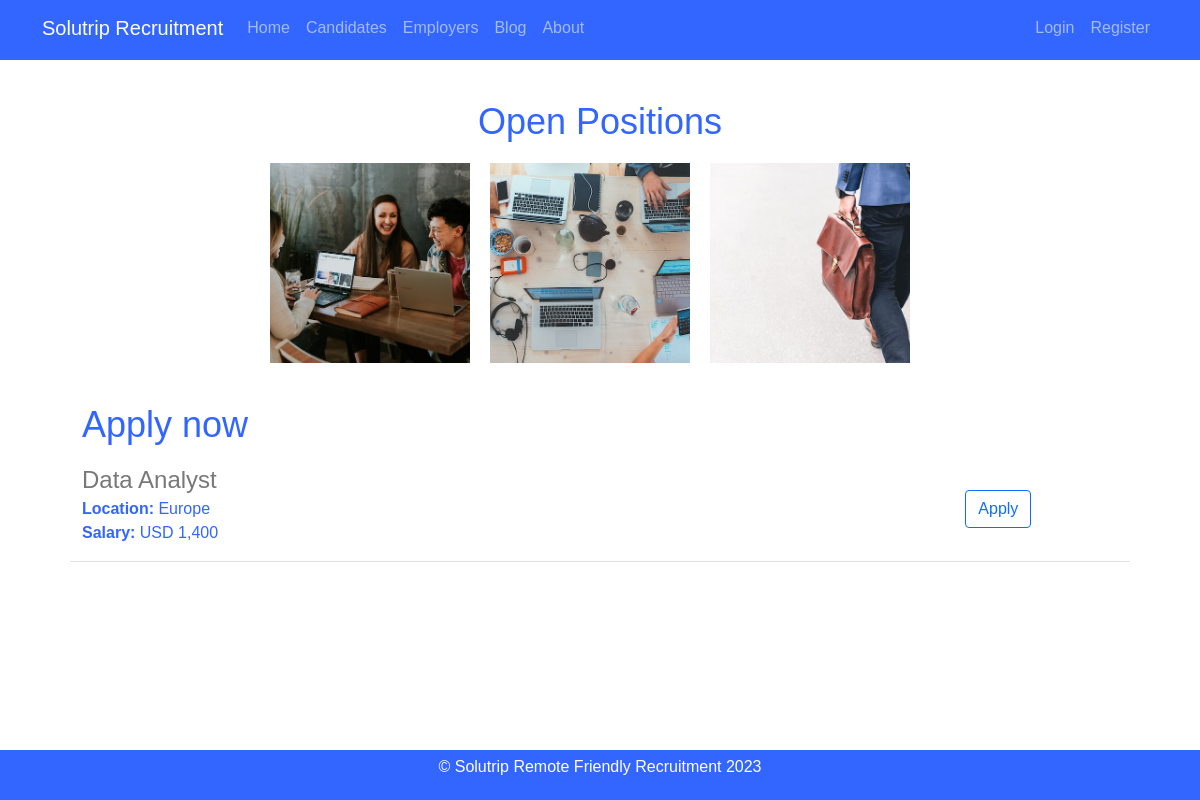
The page /candidates on the database its author committed.
### Solutrip_app/models.py (models this page shows)
class Jobs(db.Model):
    id = db.Column (db.Integer, primary_key=True)
    title = db.Column(db.String(60), nullable=False)
    location = db.Column(db.String(60), nullable=False)
    salary = db.Column(db.String(60), nullable=False)
    description = db.Column(db.Text, nullable=False)
    requirements= db.Column(db.Text, nullable=False)
    qualifications= db.Column(db.Text, nullable=False)
    company_id = db.Column(db.Integer, db.ForeignKey('company.id'), nullable=False)

### Solutrip_app/routes.py (the view)
@app.route("/candidates")
def candidates():
    jobs = Jobs.query.all()
    return render_template("candidates.html", jobs = jobs, title="Jobs")

### Solutrip_app/templates/candidates.html
{% extends 'layout.html' %}
{% block content %}
    <section id="carousel">
        <h2> Open Positions</h2>
        <div id="slides">
            <a href="{{ url_for('static', filename='1.jpg') }}">
                <img src="{{ url_for('static', filename='1.jpg') }}" alt="Job description 1">
            </a>
            <a href="{{ url_for('static', filename='2.jpg') }}">
                <img src="{{ url_for('static', filename='2.jpg') }}" alt="Job description 2">
            </a>
            <a href="{{ url_for('static', filename='3.jpg') }}">
                <img src="{{ url_for('static', filename='3.jpg') }}" alt="Job description 3">
            </a>
        </div>
        <div class="body-text" style="text-align: left;">
            <h2> Apply now </h2>
            {% if jobs %}
                {% for job in jobs %}
                    <div class="row border-bottom" style="margin-top: 4px;">
                        <div class="col-10">
                            <h4 style="color: rgb(120,120,120); margin-bottom: 2px">{{ job.title }}</h4>
                            <div><b>Location: </b>{{ job.location }}</div>
                            <div style="margin-bottom: 16px;"><b>Salary: </b>{{ job.salary }}</div>
                        </div>
                        <div class="col-2">
                            <a href="/login" type="button" class="btn btn-outline-primary mt-4 float-right">Apply</a>
                        </div>
                    </div>
                {% endfor %}
            {% else %}
                <p>No jobs available</p>
            {% endif %}
        </div>
    </section>
{% endblock %}

### Solutrip_app/static/styles.css (style rules this page uses)
body { background-image: url(bg-img.jpg); background-size: cover; font-family: Arial, sans-serif; color: #333; }
section { text-align: center; }
.body-text { color: rgb(80,80,80); font-size: 16px; margin-top: 40px; margin-bottom: 60px; padding-bottom: 20px; }
#carousel { background-color: white; padding: 40px; text-align: center; }
#carousel h2 { font-size: 36px; margin-bottom: 20px; }
#slides { display: flex; justify-content: center; align-items: center; height: 200px; }
#slides img { width: 200px; height: 200px; margin-right: 20px; object-fit: cover; }
html, body { height: 100%; }
.border-bottom { color: #3366ff; }
#account h1,h2 { color: #3366ff; }

### rows shown on the page
Jobs: title "Data Analyst", location "Europe", salary "USD 1,400"
